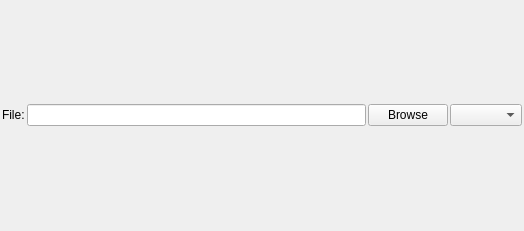
<?xml version="1.0" encoding="UTF-8"?>
<ui version="4.0">
 <class>SpreadsheetsImportTab</class>
 <widget class="QWidget" name="SpreadsheetsImportTab">
  <property name="geometry">
   <rect>
    <x>0</x>
    <y>0</y>
    <width>524</width>
    <height>231</height>
   </rect>
  </property>
  <property name="windowTitle">
   <string>Form</string>
  </property>
  <layout class="QVBoxLayout" name="verticalLayout">
   <property name="spacing">
    <number>2</number>
   </property>
   <property name="leftMargin">
    <number>2</number>
   </property>
   <property name="topMargin">
    <number>2</number>
   </property>
   <property name="rightMargin">
    <number>2</number>
   </property>
   <property name="bottomMargin">
    <number>2</number>
   </property>
   <item>
    <layout class="QHBoxLayout" name="horizontalLayout">
     <property name="spacing">
      <number>2</number>
     </property>
     <item>
      <widget class="QLabel" name="label">
       <property name="text">
        <string>File:</string>
       </property>
      </widget>
     </item>
     <item>
      <widget class="QLineEdit" name="fileNameLineEdit"/>
     </item>
     <item>
      <widget class="QPushButton" name="openFileButton">
       <property name="text">
        <string>Browse</string>
       </property>
      </widget>
     </item>
     <item>
      <widget class="QComboBox" name="sheetCombo"/>
     </item>
    </layout>
   </item>
  </layout>
 </widget>
 <resources/>
 <connections/>
</ui>
